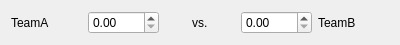
<?xml version="1.0" encoding="UTF-8"?>
<ui version="4.0">
 <class>TeamMatchResultInput</class>
 <widget class="QWidget" name="TeamMatchResultInput">
  <property name="geometry">
   <rect>
    <x>0</x>
    <y>0</y>
    <width>400</width>
    <height>39</height>
   </rect>
  </property>
  <property name="windowTitle">
   <string>Form</string>
  </property>
  <layout class="QHBoxLayout" name="horizontalLayout">
   <item>
    <widget class="QLabel" name="teamA">
     <property name="text">
      <string>TeamA</string>
     </property>
    </widget>
   </item>
   <item>
    <widget class="QDoubleSpinBox" name="resultTeamA"/>
   </item>
   <item alignment="Qt::AlignHCenter">
    <widget class="QLabel" name="versus">
     <property name="text">
      <string>vs.</string>
     </property>
    </widget>
   </item>
   <item>
    <widget class="QDoubleSpinBox" name="resultTeamB"/>
   </item>
   <item>
    <widget class="QLabel" name="teamB">
     <property name="text">
      <string>TeamB</string>
     </property>
    </widget>
   </item>
  </layout>
 </widget>
 <resources/>
 <connections/>
</ui>
